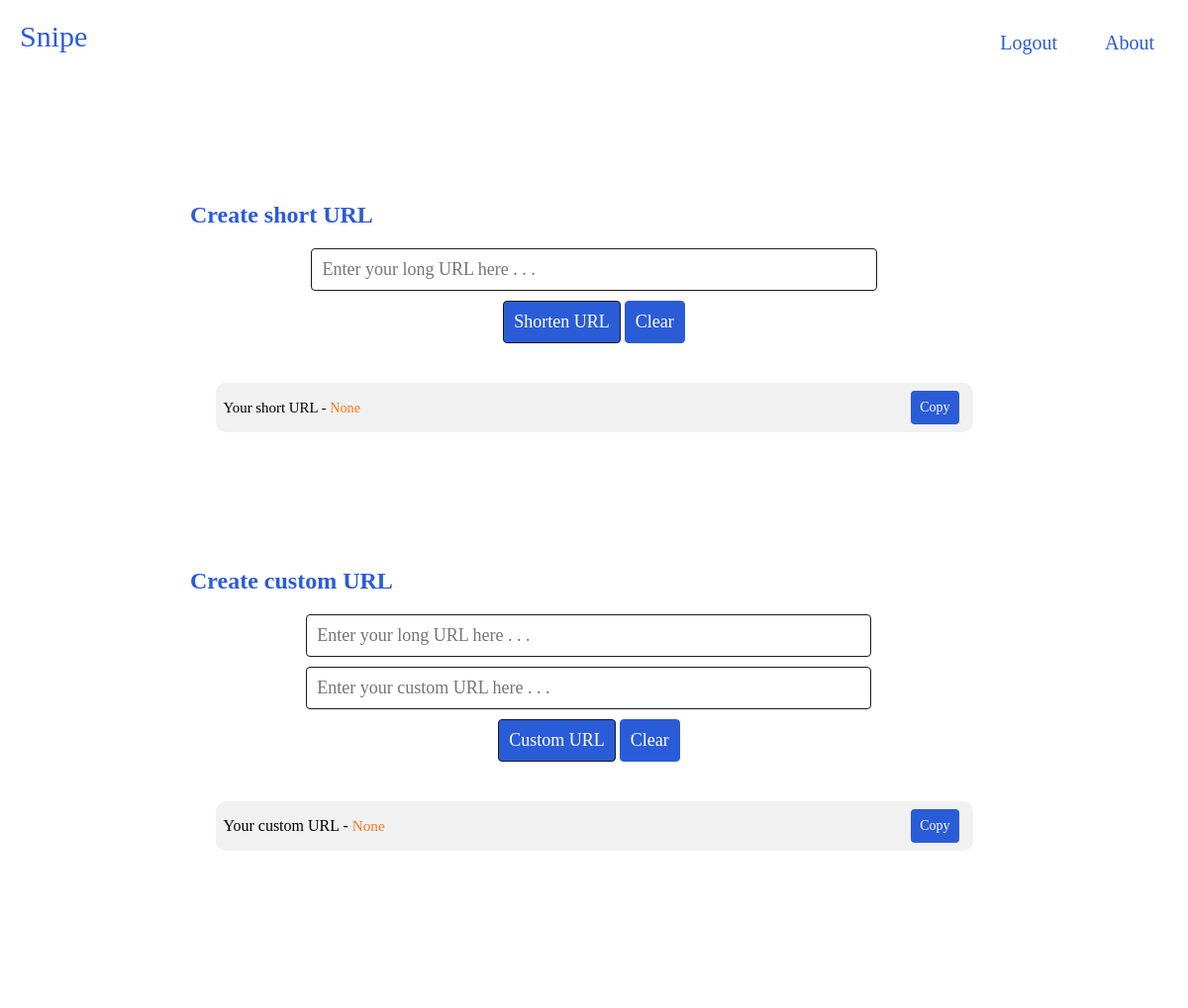
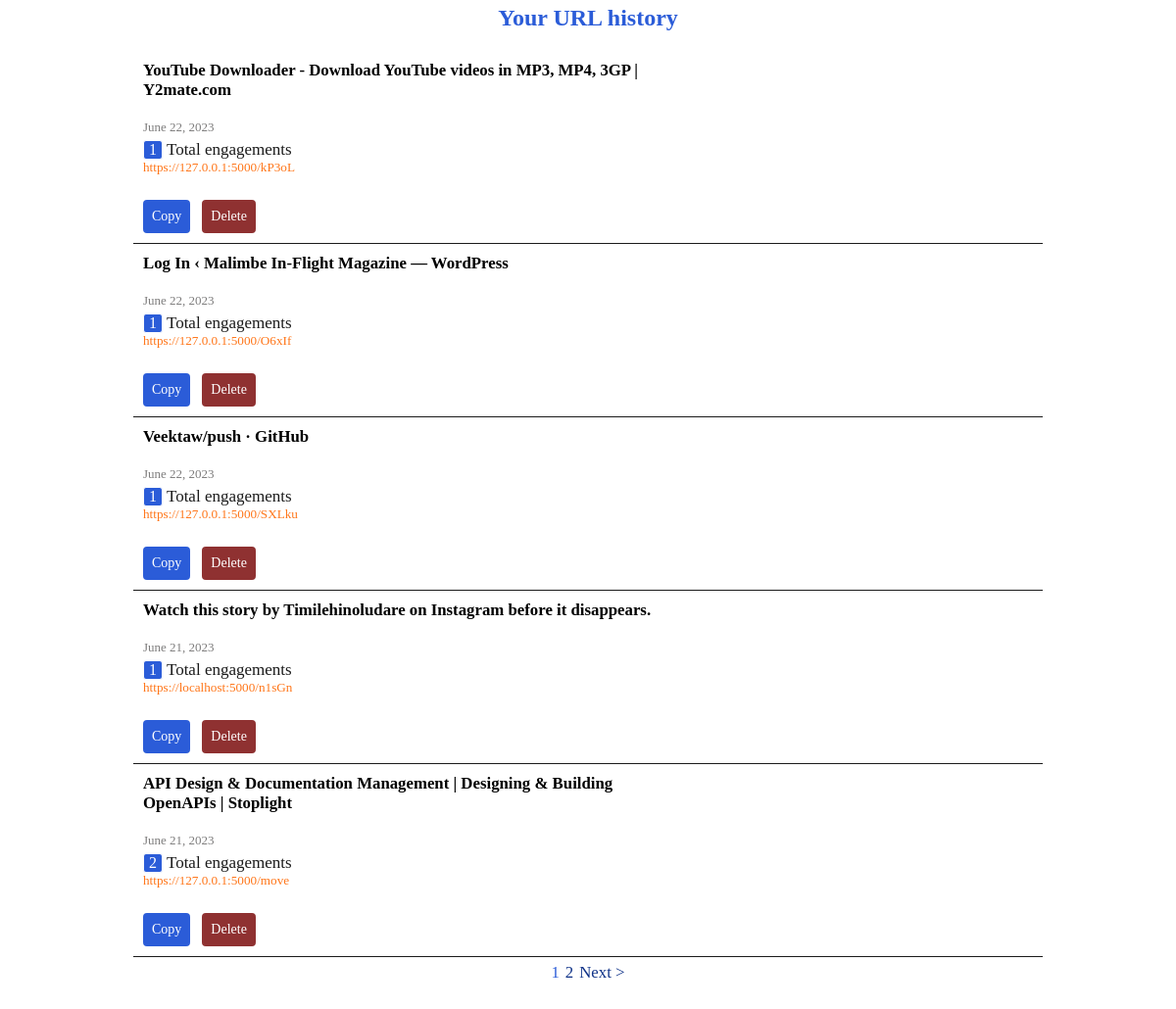
Page /home (signed in) on the committed database (2 pictures, top to bottom).
### models.py (models this page shows, shortened)
class Url(db.Model):
    __tablename__  = 'urls'
    id = db.Column(db.Integer(), primary_key=True)
    url = db.Column(db.String(512))
    short_url = db.Column(db.String(5), unique=True)
    custom_url = db.Column(db.String(50), unique=False)
    qr_code_url = db.Column(db.String(300), nullable=True, unique=False)
    url_title = db.Column(db.String(900), nullable=True, unique=False)
    clicks = db.Column(db.Integer(), default=0)
    date_created = db.Column(db.DateTime(), default=datetime.now)
    user_id = db.Column(db.String(), db.ForeignKey('users.id'))

### views.py (the view)
@snipe.route('/home')
@login_required
def home():
    page = request.args.get('page', 1, type=int)
    per_page = 5
    urls = Url.query.filter_by(user_id=current_user.email).order_by(desc(Url.date_created)).paginate(page=page, per_page=per_page)
    context = {
        'urls': urls,
        'new_url': request.args.get('new_url'),
        'custom_url_created': request.args.get('custom_url_created'),
    }
    return render_template('home.html', **context)

### auth.py (called while the page is built)
@login_manager.user_loader
def user_loader(id):
    return User.query.get(int(id))

### templates/home.html (shortened to what this page needs)
{% extends 'base.html' %}
{% block body %}
<nav class="navbar">
  <div class="logo">Snipe</div>
  <ul class="nav-links">
    <div class="menu">
      {% if current_user.is_authenticated %}
      <li><a href="{{ url_for('auth.logout') }}">Logout</a></li>
      <li><a href="{{ url_for('snipe.create') }}">About</a></li>
      {% else %}
      <li><a href="{{ url_for('auth.signup') }}">Sign up</a></li>
      <li><a href="{{ url_for('auth.login') }}">Login</a></li>
      <li><a href="{{ url_for('snipe.create') }}">About</a></li>
      {% endif %}
    </div>
  </ul>
</nav>
<div class="top-layer1">
  <h1 class="description">Create short URL</h1>
  <form action="{{ url_for('snipe.create') }}" method="POST">
    <center>
      <input type="text" class="text-field-content-row" name="url" placeholder="Enter your long URL here . . ." id="input-field" required/>
    </center>
    <div class="top-buttons">
      <center>
        <button type="submit" id="shorten" class="content-row button">Shorten URL</button>
        <button type="button" id="clear-btn" class="content-row button">Clear</button>
      </center>
    </div>
  </form>
  <div id="output-div">
    <div class="content-row" id="new-url-label">Your short URL - <p class="new-url-result">{{new_url}}</p></div>
    <div class="copy-div">
      <button type="button" id="copy-btn" class="copy-btn3" data-clipboard-target="#new-url">Copy</button>
    </div>
  </div>
</div>
<div class="top-layer2">
  <h1 class="description">Create custom URL</h1>
  <form action="{{ url_for('snipe.custom') }}" method="POST" class="form2">
    <input type="text" class="text-field-content-row2" name="long_url" placeholder="Enter your long URL here . . ." id="input-field" required/>
    <input type="text" class="text-field-content-row2" name="custom_url_entry" placeholder="Enter your custom URL here . . ." id="custom-input-field" required style="margin-bottom: 0px;"/>
    <center>
      <button type="submit" id="shorten" class="content-row button">Custom URL</button>
      <button type="button" id="clear-btn2" class="content-row button">Clear</button>
    </center>
  </form>
  <div id="output-div">
    <div class="content-row" id="custom-url-label">Your custom URL - <p class="custom-url-result" id="custom-url-created">{{custom_url_created}}</p></div>
    <div class="copy-div">
      <button type="button" id="copy-btn1" class="copy-btn4" data-clipboard-target="#custom-url-created" class="content-row button">Copy</button>
    </div>
  </div>
</div>
<section class="hero" style="padding: 30px 20px;">
  <center>
    <h1 class="description2">Your URL history</h1>
  </center>
  {% if current_user.is_authenticated %}
    {% if urls %}
      {% for url in urls.items %}
        {% if url.user_id == current_user.email %}
          <div class="card">
            <a href="/view/{{ url.id }}" style="color: black; text-decoration: none;">
              <h1 class="card-text" style="color: black; text-decoration: none; font-size: 70%; word-wrap:break-word;">{{ url.url_title }}</h1>
            </a>
            <h5 class="date_created">{{ url.date_created.strftime('%B %d, %Y') }}</h5>
            <h5 class="card-title" style="font-weight: lighter;">
              <div class="engagements">
                <p class="engagement-clicks" id="engagement-{{ url.id }}" style="font-weight: lighter;">{{ url.clicks }}</p>
              </div>
              Total engagements
            </h5>
            {% if url.custom_url %}
  <a href="{{ url.url }}" class="url-link" id="url_click{{ url.id }}" style="color: #ff7518; font-size: 55%; margin-top: 5px; font-weight: lighter;">
    <p class="short-url-history" id="copy-target-{{ url.id }}" style="font-weight: lighter;">{{ url.custom_url }}</p>
  </a>
{% else %}
  <a href="{{ url.url }}" class="url-link" id="url_click{{ url.id }}" style="color: #ff7518; font-size: 55%; margin-top: 5px; font-weight: lighter;">
    <p class="short-url-history" id="copy-target-{{ url.id }}" style="font-weight: lighter;">{{ url.short_url }}</p>
  </a>
{% endif %}
<button type="button" class="copy-btn5" data-clipboard-target="#copy-target-{{ url.id }}">Copy</button>
            <a href="/delete/{{ url.id }}"><button id="delete-btn" class="delete-btn2">Delete</button></a>
          </div>
        {% endif %}
      {% endfor %}
      <div class="pagination-container">
        <div class="pagination-numbers">
          {% for num in urls.iter_pages() %}
            {% if num %}
              {% if num == urls.page %}
                <div class="page-num1 current-page">
                  <span class="pagination-link">{{ num }}</span>
                </div>
              {% else %}
                <div class="page-num1">
                  <a href="{{ url_for('snipe.index', page=num) }}" class="pagination-link">{{ num }}</a>
                </div>
              {% endif %}
            {% endif %}
          {% endfor %}
        </div>
        {% if urls.has_next %}
          <div class="page-num1">
            <a href="{{ url_for('snipe.index', page=urls.next_num) }}" class="pagination-link">Next &gt;</a>
          </div>
        {% endif %}
      </div>
    {% endif %}
  {% else %}
    <center>
      <h1>Please log in to see your URLs</h1>
    </center>
  {% endif %}
</section>
{% endblock %}

### static/css/frontIndex.css (style rules this page uses)
body { background-color: white; }

### rows in the picture
Url: url_title "YouTube Downloader - Download YouTube videos in MP3, MP4, 3GP | Y2mate.com", date_created "June 22, 2023", clicks "1", short_url "https://127.0.0.1:5000/kP3oL"
Url: url_title "Log In ‹ Malimbe In-Flight Magazine — WordPress", date_created "June 22, 2023", clicks "1", short_url "https://127.0.0.1:5000/O6xIf"
Url: url_title "Veektaw/push · GitHub", date_created "June 22, 2023", clicks "1", short_url "https://127.0.0.1:5000/SXLku"
Url: url_title "Watch this story by Timilehinoludare on Instagram before it disappears.", date_created "June 21, 2023", clicks "1", short_url "https://localhost:5000/n1sGn"
Url: url_title "API Design & Documentation Management | Designing & Building OpenAPIs | Stoplight", date_created "June 21, 2023", clicks "2", custom_url "https://127.0.0.1:5000/move"

### other values in the picture
{{ new_url }} "None"
{{ custom_url_created }} "None"
{{ num }} "1"
{{ num }} "2"
